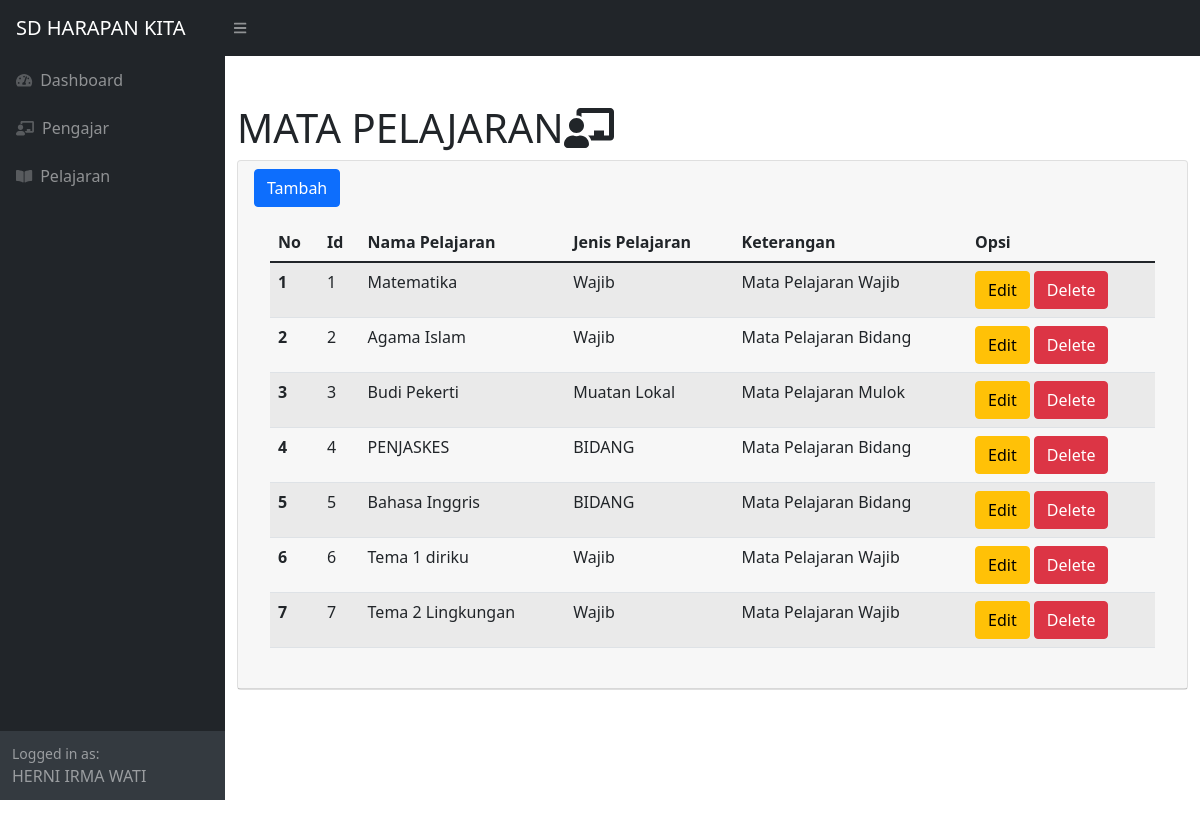
Page /pelajaran.php on the committed database.
### tables this page shows
CREATE TABLE `pelajaran` (
  `id` int(11) NOT NULL,
  `nama_pelajaran` varchar(100) NOT NULL,
  `jenis_pelajaran` varchar(100) NOT NULL,
  `keterangan` varchar(200) NOT NULL
);

### koneksi.php (called while the page is built, shortened)
<?php
$host = 'localhost';
$user = 'root';
$pass = '';
$db   = 'uas_1904030064';
$conn = mysqli_connect($host, $user, $pass, $db);
$ambil = mysqli_query($conn, 'SELECT * FROM pelajaran');
?>

### pelajaran.php (the view, shortened to what this page needs)
<?php
include 'koneksi.php';
?>
<!DOCTYPE html>
<html lang="en">
    <head>
        <link href="https://cdn.jsdelivr.net/npm/simple-datatables@latest/dist/style.css" rel="stylesheet" />
        <link href="css/styles.css" rel="stylesheet" />
    </head>
    <body class="sb-nav-fixed">
        <nav class="sb-topnav navbar navbar-expand navbar-dark bg-dark">
            <a class="navbar-brand ps-3" href="index.php">SD HARAPAN KITA</a>
            <button class="btn btn-link btn-sm order-1 order-lg-0 me-4 me-lg-0" id="sidebarToggle" href="#!"><i class="fas fa-bars"></i></button>
        </nav>
        <div id="layoutSidenav">
            <div id="layoutSidenav_nav">
                <nav class="sb-sidenav accordion sb-sidenav-dark" id="sidenavAccordion">
                    <div class="sb-sidenav-menu">
                        <div class="nav">
                        <a class="nav-link" href="index.php">
                                <div class="sb-nav-link-icon"><i class="fas fa-tachometer-alt"></i></div>
                                Dashboard
                            </a>
                            <a class="nav-link collapsed" href="pengajar.php">
                                <div class="sb-nav-link-icon"><i class="fas fa-chalkboard-teacher"></i></i></div>
                                Pengajar
                            </a>
                            <a class="nav-link collapsed" href="pelajaran.php">
                                <div class="sb-nav-link-icon"><i class="fas fa-book-open"></i></div>
                                Pelajaran
                            </a>
                        </div>
                    </div>
                    <div class="sb-sidenav-footer">
                        <div class="small">Logged in as:</div>
                       HERNI IRMA WATI
                    </div>
                </nav>
            </div>
            <div id="layoutSidenav_content">
                <main>
                    <div class="container-fluid">
                        <h1 class="mt-4">MATA PELAJARAN<i class="fas fa-chalkboard-teacher"></i></i></h1>
                        <div class="card mb-4">
                            <div class="card-header">
                             <button type="button" class="btn btn-primary" data-bs-toggle="modal" data-bs-target="#myModal">
                                Tambah
                            </button>
                            <div class="card-body">
                                <div class="table-responsive">
                                <table class="table table-striped">
                                <thead>
                                    <tr>
                                    <th scope="col">No</th>
                                    <th scope="col">Id</th>
                                    <th scope="col">Nama Pelajaran</th>
                                    <th scope="col">Jenis Pelajaran</th>
                                    <th scope="col">Keterangan</th>
                                    <th scope="col">Opsi</th>
                                    </tr>
                                </thead>
                                <tbody>
                                    <?php $no=1; ?>
                                    <?php while ($data = mysqli_fetch_array($ambil)){ ?>
                                    <tr>
                                    <th scope="row"><?php echo $no; ?></th>
                                    <td><?php echo $data['id']; ?></td>
                                    <td><?php echo $data['nama_pelajaran']; ?></td>
                                    <td><?php echo $data['jenis_pelajaran']; ?></td>
                                    <td><?php echo $data['keterangan']; ?></td>
                                    <td>
                                    <button type="button" class="btn btn-warning" data-bs-toggle="modal" data-bs-target="#edit<?php echo $data['id']; ?>">
                                                Edit
                                            </button>
                                            <button type="button" class="btn btn-danger" data-bs-toggle="modal" data-bs-target="#delete<?php echo $data['id']; ?>">
                                                Delete
                                            </button>
                                    </td>
                                    </tr>
                                    <?php $no++ ?>
                                    <?php } ?>
                                </tbody>
                            </table>
                                </div>
                            </div>
                        </div>
                    </div>
                </main>
            </div>
        </div>
    </body>
</html>

### rows in the picture
pelajaran: id "1", nama_pelajaran "Matematika", jenis_pelajaran "Wajib", keterangan "Mata Pelajaran Wajib"
pelajaran: id "2", nama_pelajaran "Agama Islam", jenis_pelajaran "Wajib", keterangan "Mata Pelajaran Bidang"
pelajaran: id "3", nama_pelajaran "Budi Pekerti", jenis_pelajaran "Muatan Lokal", keterangan "Mata Pelajaran Mulok"
pelajaran: id "4", nama_pelajaran "PENJASKES", jenis_pelajaran "BIDANG", keterangan "Mata Pelajaran Bidang"
pelajaran: id "5", nama_pelajaran "Bahasa Inggris", jenis_pelajaran "BIDANG", keterangan "Mata Pelajaran Bidang"
pelajaran: id "6", nama_pelajaran "Tema 1 diriku", jenis_pelajaran "Wajib", keterangan "Mata Pelajaran Wajib"
pelajaran: id "7", nama_pelajaran "Tema 2 Lingkungan", jenis_pelajaran "Wajib", keterangan "Mata Pelajaran Wajib"
